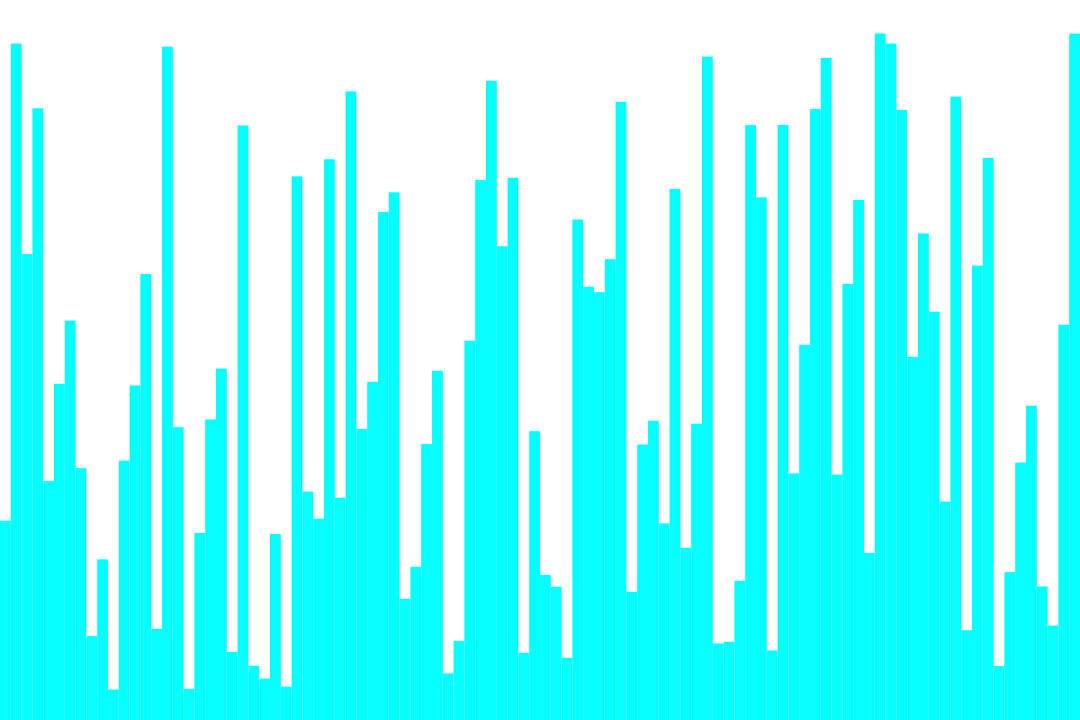
Frame 1 (no input)
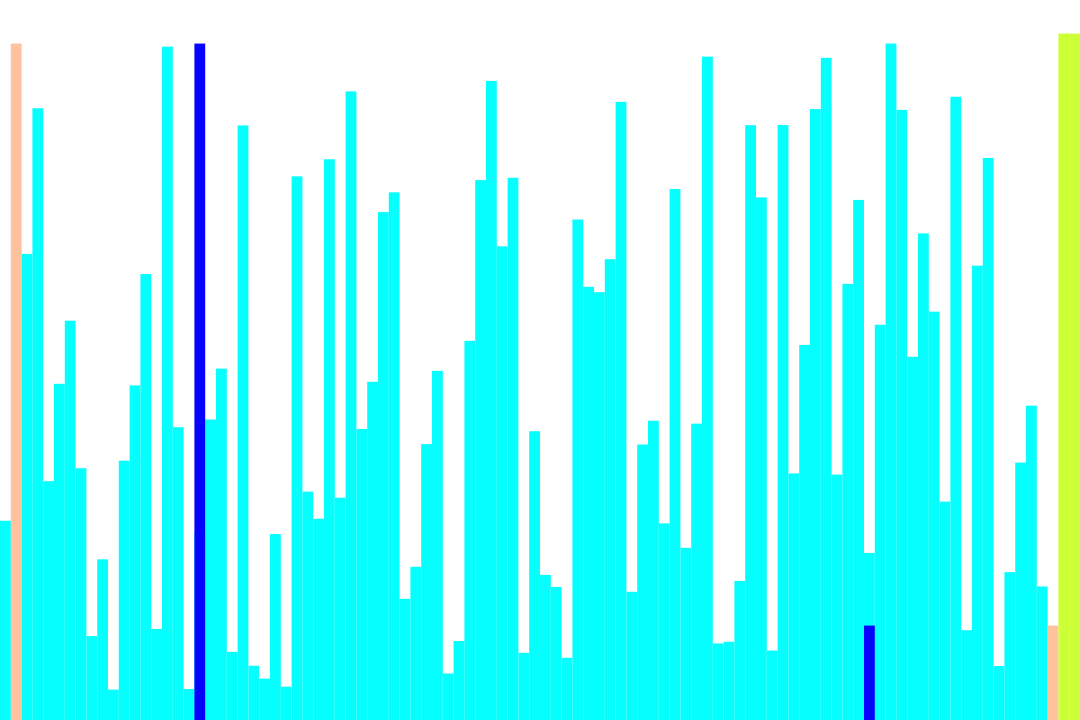
Frame 60 (the mouse pressed at the canvas centre just before this capture)
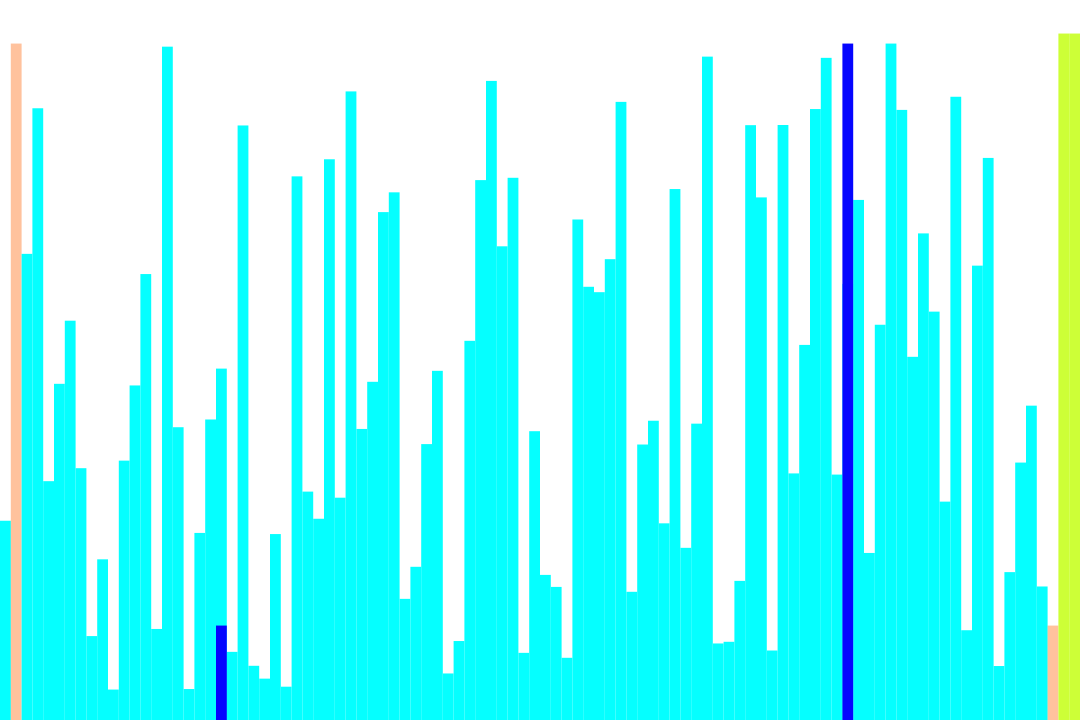
Frame 120 (the mouse held since frame 60 and released just before this capture)

The Processing sketch that drew these frames (run headless with seeded random() and noise(); from frame 60 on, the mouse is pressed at the canvas centre):

// Processing sketch: SelectionSort
// ── SelectionSort.pde
float n=100;
float speed=1;
boolean test=false;
boolean ascending=false;

float[] nums=new float[int(n)];
float[] original=new float[int(n)];

float size;

int last=int(n)-1;

boolean sorted=false;
boolean anim;
float animX1, animX2, animY1, animY2, animEnd1, animEnd2;
int ml1;
void setup() {
  size(1080, 720);
  size=width/n;
  for (int i=0; i < n; i++) {
    float r=random(height-30)+20;
    nums[i]=r;
    original[i]=r;
  }
  ml1=millis();
  for (int i=original.length-1; i > 0; i--) {
    int maxInd=0;
    for (int j=0; j < i; j++) {
      if (original[j]>original[maxInd])maxInd=j;
    }
    swapO(i, maxInd);
  }
  println("Tiempo real: "+(millis()-ml1)+" milis");
  if (test)noLoop();
}

void draw() {
  background(255);
  if (test) {
    printO();
  } else {
    if (!anim) {
      printNums(-1, -1);
      if (!sorted) {
        sortN();
      }
    } else {
      showAnim();
    }
  }
}

void sortN() {
  if (last<0) {
    println("Tiempo real: "+(millis()-ml1)+" milis");
    sorted=true;
    noLoop();
  } else {
    float max=nums[0];
    int maxIndx=0;
    for (int i=1; i < last+1; i++) {
      if (nums[i]>max) {
        max=nums[i];
        maxIndx=i;
      }
    }

    anim=true;
    animX1=maxIndx;
    animX2=last;
    animY1=max;
    animY2=nums[last];
    animEnd1=last;
    animEnd2=maxIndx;
    nums[maxIndx]=nums[last];
    nums[last]=max;
    last--;
  }
}

void showAnim() {
  if (animX1>animEnd1&&animX2<animEnd2) {
    printNums(-1, -1);
    anim=false;
  } else {
    anim=true;
    printNums(int(animEnd1), int(animEnd2));
    fill(5, 5, 255);
    rect(animX1*size, height, size, -animY1);

    fill(5, 5, 255);
    rect(animX2*size, height, size, -animY2);

    if (!(animX1>animEnd1)) animX1+=speed;

    if (!(animX2<animEnd2))animX2-=speed;
  }
}

void printNums(int n1, int n2) {
  noStroke();
  for (int i=0; i < nums.length; i++) {
    int plus=0;
    if (i>last)plus=200;
    if (i!=n1&&i!=n2) {
      fill(5+plus, 255, 255-plus);
      rect(i*size, height, size, -nums[i]);
    } else {
      if (i==n1) {
        fill(255, 100, 5, 100);
        rect(i*size, height, size, -nums[n2]);
      } else {
        fill(255, 100, 5, 100);
        rect(i*size, height, size, -nums[n1]);
      }
    }
  }
}
void printO() {
  noStroke();
  for (int i=0; i < original.length; i++) {
    fill(5, 255, 5);
    rect(i*size, height, size, -original[i]);
  }
}
void swapO(int n1, int n2) {
  float temp=original[n1];
  nums[n1]=nums[n2];
  nums[n2]=temp;
}
